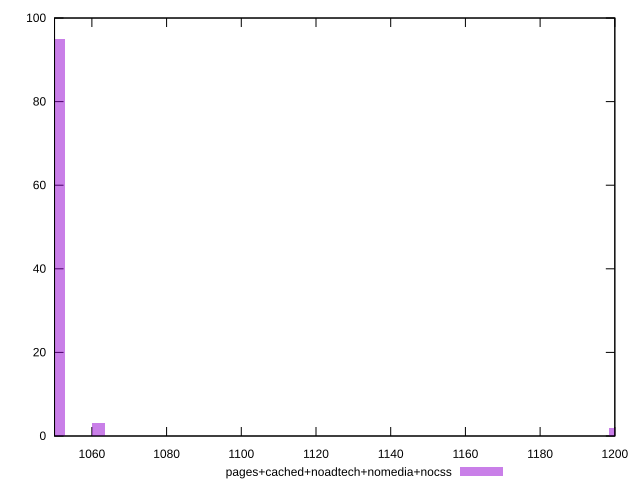

This figure's gnuplot source:
reset

$pagesCachedNoadtechNomediaNocss <<EOF
1051.0397234735126 95
1061.6921531033117 3
1200.1737382907002 2
EOF

set key outside below
set boxwidth 3.550809876599705
set xrange [1050:1200]
set yrange [0:100]
set trange [0:100]
set style fill transparent solid 0.5 noborder
set terminal svg size 640, 490 enhanced background rgb 'white'
set output "report_0_00242021-02-20T12:25:28.543Z/unused-javascript/comparison/histogram/4_vs_5.svg"

plot $pagesCachedNoadtechNomediaNocss title "pages+cached+noadtech+nomedia+nocss" with boxes

reset
